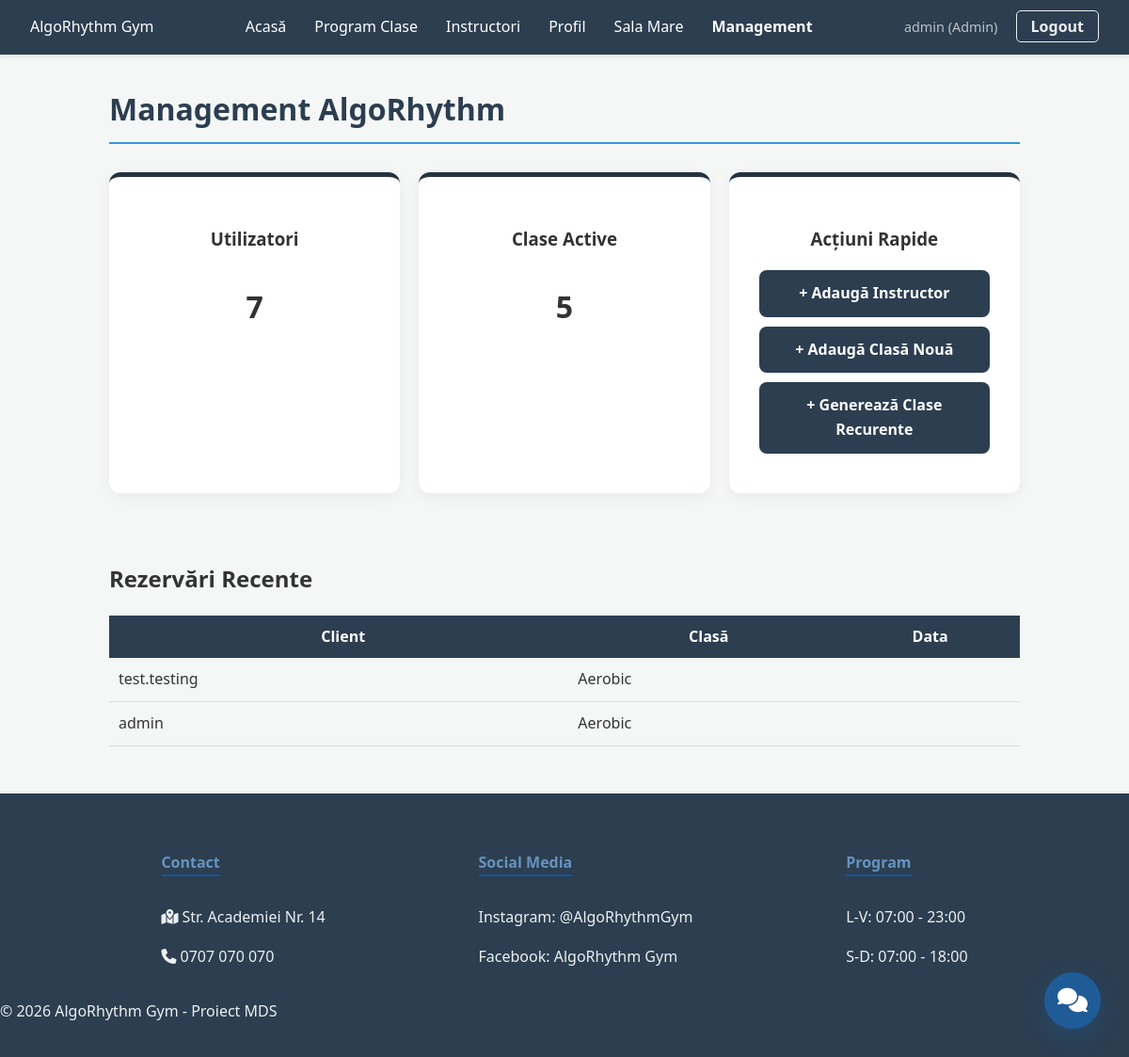
/management/ (signed in), run on an earlier commit of the app's database.
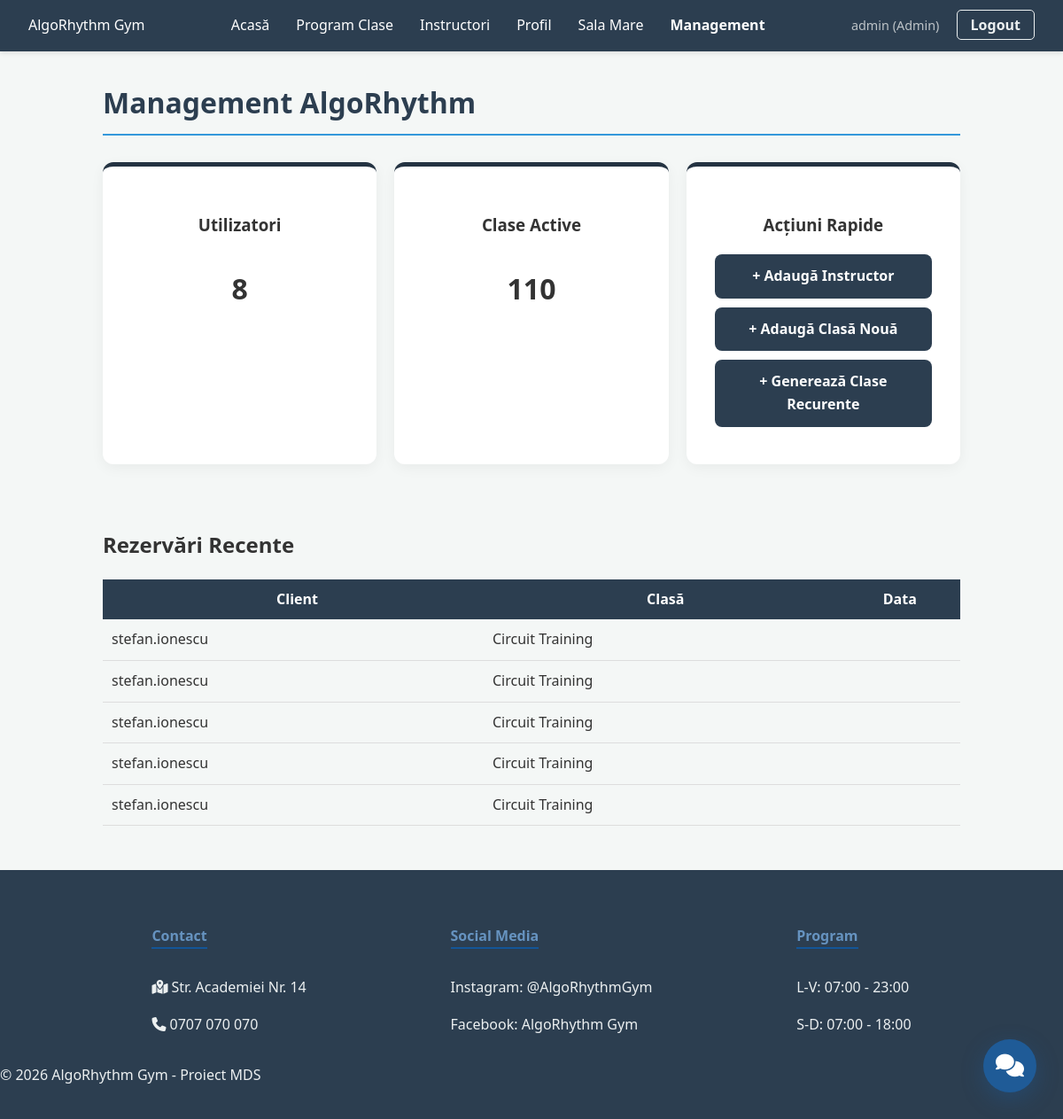
And on a later commit of the database.
### fitness_app/models.py (models this page shows, shortened)
class Booking(models.Model):
    user = models.ForeignKey(User, on_delete=models.CASCADE)
    fitness_class = models.ForeignKey(FitnessClass, on_delete=models.CASCADE)
    booking_time = models.DateTimeField(auto_now_add=True)
    is_early_bird = models.BooleanField(default=False)
    attended = models.BooleanField(default=False)
    check_in_time = models.DateTimeField(null=True, blank=True)
    child_name = models.CharField(max_length=100, blank=True, null=True)

class User(AbstractUser):
    IS_INSTRUCTOR = 'INS'
    IS_CLIENT = 'CLI'
    IS_ADMIN = 'ADM'
    ROLE_CHOICES = [
        (IS_INSTRUCTOR, 'Instructor'),
        (IS_CLIENT, 'Client'),
        (IS_ADMIN, 'Admin'),
    ]
    role = models.CharField(max_length=3, choices=ROLE_CHOICES, default=IS_CLIENT)
    gender = models.CharField(max_length=10, choices=[('M', 'Masculin'), ('F', 'Feminin')], blank=True)
    is_child = models.BooleanField(default=False)
    parent = models.ForeignKey('self', on_delete=models.CASCADE, null=True, blank=True, related_name='children')
    referred_by = models.ForeignKey('self', on_delete=models.SET_NULL, null=True, blank=True, related_name='referrals')
    referral_count = models.IntegerField(default=0)
    referral_discount_available = models.IntegerField(default=0)
    fitness_goal = models.TextField(blank=True)
    frequency_per_week = models.IntegerField(default=0)
    experience_years = models.PositiveIntegerField(default=0, null=True, blank=True)
    bio_short = models.CharField(max_length=150, blank=True, null=True)
    profile_picture = models.ImageField(upload_to='instructors/', null=True, blank=True)

class FitnessClass(models.Model):
    CLASS_TYPES = [
        ('1TO1', 'Personal Training'),
        ('GRP', 'Grup'),
        ('IND', 'Individual (fără antrenor)'),
    ]
    type = models.CharField(max_length=4, choices=CLASS_TYPES, default='GRP')
    instructor = models.ForeignKey(User, on_delete=models.CASCADE, null=True, blank=True, limit_choices_to={'role': 'INS'})
    name = models.CharField(max_length=100)
    room = models.ForeignKey(
        Room, on_delete=models.SET_NULL,
        null=True, blank=True
    )
    max_capacity = models.PositiveIntegerField()
    is_for_women_only = models.BooleanField(default=False)
    is_for_children = models.BooleanField(default=False)
    start_time = models.DateTimeField()
    price = models.DecimalField(max_digits=6, decimal_places=2, default=30.00)
    duration_minutes = models.PositiveIntegerField(default=60)

### fitness_app/views.py (the view)
# urls.py: path('management/', views.admin_dashboard_view, name='admin_dashboard'),
@staff_member_required
def admin_dashboard_view(request):
    total_users = User.objects.count()
    total_classes = FitnessClass.objects.count()
    recent_bookings = Booking.objects.all().order_by('-id')[:5]
    gym_config = GymSystemConfig()
    context = {
        'total_users': total_users,
        'total_classes': total_classes,
        'recent_bookings': recent_bookings,
        'gym_name': gym_config.gym_name,
    }
    return render(request, 'admin_dashboard.html', context)

### fitness_app/utils.py (called while the page is built)
    def __new__(cls, *args, **kwargs):
        if not cls._instance:
            cls._instance = super(GymSystemConfig, cls).__new__(cls, *args, **kwargs)
            cls._instance.gym_name = "AlgoRhythm Gym"
            cls._instance.contact_phone = "0707 070 070"
            cls._instance.address = "Str. Academiei Nr. 14"
            cls._instance.referral_discount_percentage = 10  # reducerea de 10% din cerinte
            cls._instance.base_membership_price = 150.00
        return cls._instance

### fitness_app/templates/admin_dashboard.html
{% extends 'base.html' %}
{% block content %}
<div class="container">
    <h1 style="color: #2c3e50; border-bottom: 2px solid #3498db; padding-bottom: 10px;">Management AlgoRhythm</h1>
    <div style="display: grid; grid-template-columns: repeat(3, 1fr); gap: 20px; margin-top: 30px;">
        <div class="welcome-card" style="text-align: center;">
            <h3>Utilizatori</h3>
            <p style="font-size: 2rem; font-weight: bold;">{{ total_users }}</p>
        </div>
        <div class="welcome-card" style="text-align: center;">
            <h3>Clase Active</h3>
            <p style="font-size: 2rem; font-weight: bold;">{{ total_classes }}</p>
        </div>
        <div class="welcome-card" style="text-align: center;">
            <h3>Acțiuni Rapide</h3>
            <a href="/admin/fitness_app/user/add/" class="btn-ocean" style="display: block;
                    margin-bottom: 10px; text-decoration: none;">+ Adaugă Instructor</a>
            <a href="/admin/fitness_app/fitnessclass/add/" class="btn-ocean" style="display: block;
                    margin-bottom: 10px; text-decoration: none;">+ Adaugă Clasă Nouă</a>
            <a href="{% url 'generate_recurrent_classes' %}" class="btn-ocean" style=" display: block; margin-bottom: 10px; text-decoration: none;">
               + Generează Clase Recurente
            </a>
        </div>
    </div>
    <h2 style="margin-top: 40px;">Rezervări Recente</h2>
    <table style="width: 100%; border-collapse: collapse; margin-top: 10px;">
        <tr style="background-color: #2c3e50; color: white;">
            <th style="padding: 10px;">Client</th>
            <th>Clasă</th>
            <th>Data</th>
        </tr>
        {% for booking in recent_bookings %}
        <tr style="border-bottom: 1px solid #ddd;">
            <td style="padding: 10px;">{{ booking.user.username }}</td>
            <td>{{ booking.fitness_class.name }}</td>
            <td>{{ booking.date }}</td>
        </tr>
        {% endfor %}
    </table>
</div>
{% endblock %}

What changed in the data, as far as the page shows it:
no longer on this page (row unchanged): Booking: user.username "test.testing", fitness_class.name "Aerobic"
no longer on this page (row unchanged): Booking: user.username "admin", fitness_class.name "Aerobic"
added Booking: user.username "stefan.ionescu", fitness_class.name "Circuit Training"
added Booking: user.username "stefan.ionescu", fitness_class.name "Circuit Training"
added Booking: user.username "stefan.ionescu", fitness_class.name "Circuit Training"
added Booking: user.username "stefan.ionescu", fitness_class.name "Circuit Training"
added Booking: user.username "stefan.ionescu", fitness_class.name "Circuit Training"
Also different on the page:
{{ total_users }}: "7" → "8"
{{ total_classes }}: "5" → "110"
